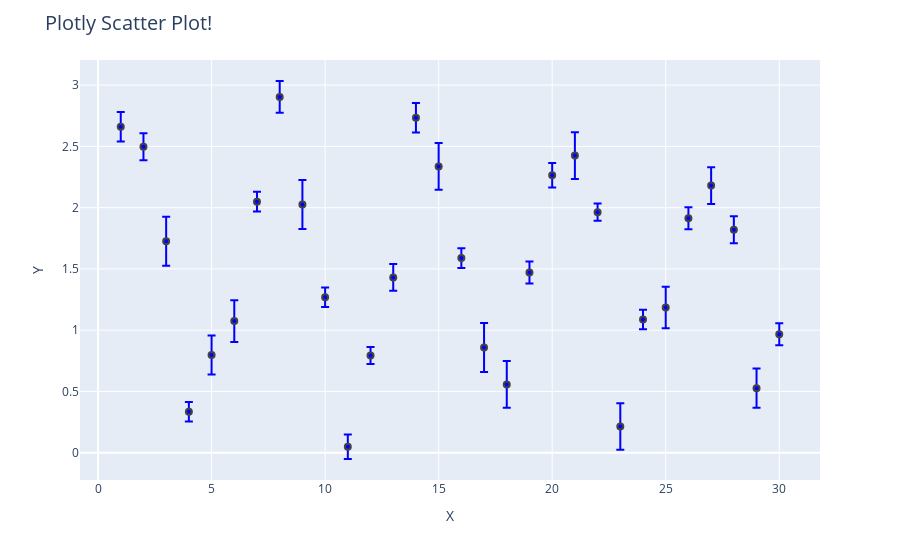

Notebook cell for this chart:
### Markdown cell above
# Scatter plot using Plotly

When making a prettier scatter plot, there are actually a lot of choices out there in python.

For example, Here is an example using Plotly module to make the scatter plot

### Code cell
import plotly.express as plot_scatter_simple

Plotly_Figure = plot_scatter_simple.scatter(Sample_Data, x="X", y="Y",error_y="Y_error")

Plotly_Figure.update_traces(mode='markers', marker_line_width=2, marker_size=6,marker_color='blue')
Plotly_Figure.update_layout(title='Plotly Scatter Plot!',title_font_size=20)

Plotly_Figure.show()

### Figure 1 — Plotly figure (JSON) as saved in the notebook; plotly's stock layout.template omitted (floating-point values rounded to 4 significant figures)
{"data": [{"error_y": {"array": [0.12, 0.11, 0.2, 0.08, 0.16, 0.17, 0.08, 0.13, 0.2, 0.08, 0.1, 0.07, 0.11, 0.12, 0.19, 0.08, 0.2, 0.19, 0.09, 0.1, 0.19, 0.07, 0.19, 0.08, 0.17, 0.09, 0.15, 0.11, 0.16, 0.09]}, "hovertemplate": "X=%{x}<br>Y=%{y}<extra></extra>", "legendgroup": "", "marker": {"color": "blue", "line": {"width": 2}, "size": 6, "symbol": "circle"}, "mode": "markers", "name": "", "orientation": "v", "showlegend": false, "type": "scatter", "x": [1, 2, 3, 4, 5, 6, 7, 8, 9, 10, 11, 12, 13, 14, 15, 16, 17, 18, 19, 20, 21, 22, 23, 24, 25, 26, 27, 28, 29, 30], "xaxis": "x", "y": [2.66, 2.498, 1.726, 0.3341, 0.7973, 1.075, 2.049, 2.904, 2.026, 1.268, 0.0487, 0.7932, 1.431, 2.734, 2.337, 1.588, 0.8596, 0.5577, 1.47, 2.264, 2.425, 1.963, 0.214, 1.087, 1.185, 1.913, 2.18, 1.819, 0.5269, 0.9664], "yaxis": "y"}], "layout": {"legend": {"tracegroupgap": 0}, "margin": {"t": 60}, "title": {"font": {"size": 20}, "text": "Plotly Scatter Plot!"}, "xaxis": {"anchor": "y", "domain": [0, 1], "title": {"text": "X"}}, "yaxis": {"anchor": "x", "domain": [0, 1], "title": {"text": "Y"}}}}
